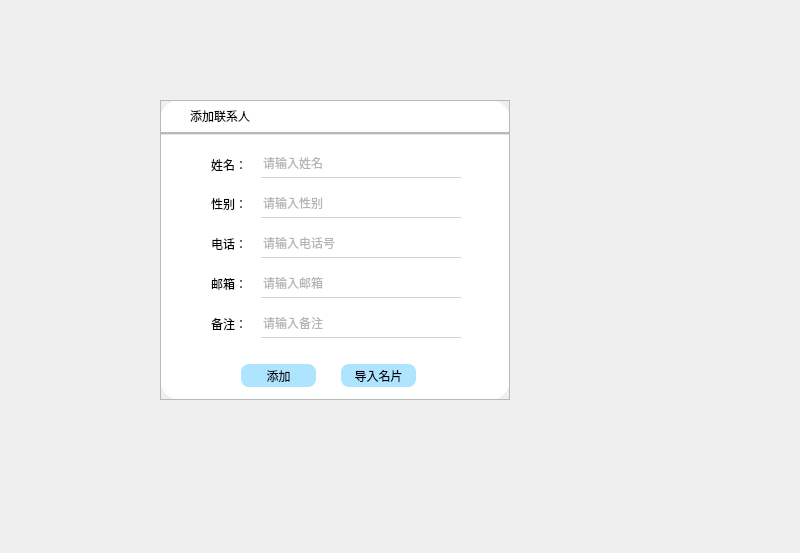
<?xml version="1.0" encoding="UTF-8"?>
<ui version="4.0">
 <class>MainWindow</class>
 <widget class="QMainWindow" name="MainWindow">
  <property name="geometry">
   <rect>
    <x>0</x>
    <y>0</y>
    <width>800</width>
    <height>553</height>
   </rect>
  </property>
  <property name="windowTitle">
   <string>MainWindow</string>
  </property>
  <widget class="QWidget" name="centralwidget">
   <widget class="QFrame" name="frame">
    <property name="geometry">
     <rect>
      <x>160</x>
      <y>100</y>
      <width>350</width>
      <height>300</height>
     </rect>
    </property>
    <property name="minimumSize">
     <size>
      <width>350</width>
      <height>300</height>
     </size>
    </property>
    <property name="styleSheet">
     <string notr="true">#frame{
background-color: rgb(255, 255, 255);
border-radius:20px;
}</string>
    </property>
    <property name="frameShape">
     <enum>QFrame::StyledPanel</enum>
    </property>
    <property name="frameShadow">
     <enum>QFrame::Raised</enum>
    </property>
    <layout class="QVBoxLayout" name="verticalLayout">
     <property name="spacing">
      <number>0</number>
     </property>
     <property name="leftMargin">
      <number>0</number>
     </property>
     <property name="topMargin">
      <number>0</number>
     </property>
     <property name="rightMargin">
      <number>0</number>
     </property>
     <property name="bottomMargin">
      <number>0</number>
     </property>
     <item>
      <widget class="QFrame" name="frame_2">
       <property name="sizePolicy">
        <sizepolicy hsizetype="Preferred" vsizetype="Preferred">
         <horstretch>0</horstretch>
         <verstretch>1</verstretch>
        </sizepolicy>
       </property>
       <property name="styleSheet">
        <string notr="true"/>
       </property>
       <property name="frameShape">
        <enum>QFrame::StyledPanel</enum>
       </property>
       <property name="frameShadow">
        <enum>QFrame::Raised</enum>
       </property>
       <widget class="QLabel" name="label">
        <property name="geometry">
         <rect>
          <x>30</x>
          <y>6</y>
          <width>91</width>
          <height>20</height>
         </rect>
        </property>
        <property name="styleSheet">
         <string notr="true">font: 12pt &quot;幼圆&quot;;</string>
        </property>
        <property name="text">
         <string>添加联系人</string>
        </property>
       </widget>
       <widget class="QPushButton" name="pushButtonClose">
        <property name="geometry">
         <rect>
          <x>308</x>
          <y>0</y>
          <width>41</width>
          <height>33</height>
         </rect>
        </property>
        <property name="cursor">
         <cursorShape>PointingHandCursor</cursorShape>
        </property>
        <property name="styleSheet">
         <string notr="true">QPushButton:hover{
	background-color: rgba(255, 0, 0,180);
	icon-color:white
}
 
QPushButton:pressed
{
	background-color: rgba(255, 0, 0,130);
	padding-left:3px;
	padding-top:3px
}
#pushButtonClose{
border-top-right-radius:16px;
}</string>
        </property>
        <property name="text">
         <string/>
        </property>
        <property name="icon">
         <iconset resource="res.qrc">
          <normaloff>:/icon/phres/icon/colse.png</normaloff>:/icon/phres/icon/colse.png</iconset>
        </property>
        <property name="iconSize">
         <size>
          <width>18</width>
          <height>18</height>
         </size>
        </property>
       </widget>
       <widget class="QLabel" name="label_2">
        <property name="geometry">
         <rect>
          <x>10</x>
          <y>9</y>
          <width>16</width>
          <height>16</height>
         </rect>
        </property>
        <property name="text">
         <string/>
        </property>
        <property name="pixmap">
         <pixmap resource="res.qrc">:/icon/phres/icon/添加增加加入.png</pixmap>
        </property>
        <property name="scaledContents">
         <bool>true</bool>
        </property>
       </widget>
      </widget>
     </item>
     <item>
      <widget class="QFrame" name="frame_3">
       <property name="sizePolicy">
        <sizepolicy hsizetype="Preferred" vsizetype="Preferred">
         <horstretch>0</horstretch>
         <verstretch>8</verstretch>
        </sizepolicy>
       </property>
       <property name="frameShape">
        <enum>QFrame::StyledPanel</enum>
       </property>
       <property name="frameShadow">
        <enum>QFrame::Raised</enum>
       </property>
       <layout class="QHBoxLayout" name="horizontalLayout">
        <property name="spacing">
         <number>0</number>
        </property>
        <property name="leftMargin">
         <number>0</number>
        </property>
        <property name="topMargin">
         <number>0</number>
        </property>
        <property name="rightMargin">
         <number>0</number>
        </property>
        <property name="bottomMargin">
         <number>0</number>
        </property>
        <item>
         <widget class="QFrame" name="frame_4">
          <property name="styleSheet">
           <string notr="true">QLabel{

font: 10pt &quot;幼圆&quot;;

}
QLineEdit{
	background-color: rgba(255, 255, 255, 55);
    border:none;
 	font: 12pt &quot;幼圆&quot;;
	color: rgb(108, 108, 108);
	border-bottom:1px solid rgb(211, 211, 211);
}
QPushButton{
	border-radius:8px;
	font: 10pt &quot;幼圆&quot;;
	background-color: rgba(0, 170, 255,80);
}
QPushButton:hover
{
	border: 1px solid rgb(15 , 150 , 255);
}
 
QPushButton:pressed
{
	border: 1px solid rgb(1 , 84 , 153);
	background-color: rgba(0, 170, 255,125);
	padding-left:3px;
	padding-top:3px;
}
#frame_4{
	border-top:1px solid rgb(229, 229, 229)
}</string>
          </property>
          <property name="frameShape">
           <enum>QFrame::StyledPanel</enum>
          </property>
          <property name="frameShadow">
           <enum>QFrame::Raised</enum>
          </property>
          <widget class="QLineEdit" name="lineEditName">
           <property name="geometry">
            <rect>
             <x>100</x>
             <y>14</y>
             <width>200</width>
             <height>30</height>
            </rect>
           </property>
           <property name="placeholderText">
            <string>请输入姓名</string>
           </property>
          </widget>
          <widget class="QLineEdit" name="lineEditGender">
           <property name="geometry">
            <rect>
             <x>100</x>
             <y>54</y>
             <width>200</width>
             <height>30</height>
            </rect>
           </property>
           <property name="placeholderText">
            <string>请输入性别</string>
           </property>
          </widget>
          <widget class="QLineEdit" name="lineEditNumber">
           <property name="geometry">
            <rect>
             <x>100</x>
             <y>94</y>
             <width>200</width>
             <height>30</height>
            </rect>
           </property>
           <property name="placeholderText">
            <string>请输入电话号</string>
           </property>
          </widget>
          <widget class="QLineEdit" name="lineEditEmail">
           <property name="geometry">
            <rect>
             <x>100</x>
             <y>134</y>
             <width>200</width>
             <height>30</height>
            </rect>
           </property>
           <property name="placeholderText">
            <string>请输入邮箱</string>
           </property>
          </widget>
          <widget class="QLineEdit" name="lineEditText">
           <property name="geometry">
            <rect>
             <x>100</x>
             <y>174</y>
             <width>200</width>
             <height>30</height>
            </rect>
           </property>
           <property name="placeholderText">
            <string>请输入备注</string>
           </property>
          </widget>
          <widget class="QLabel" name="label_3">
           <property name="geometry">
            <rect>
             <x>50</x>
             <y>20</y>
             <width>54</width>
             <height>21</height>
            </rect>
           </property>
           <property name="text">
            <string>姓名：</string>
           </property>
          </widget>
          <widget class="QLabel" name="label_4">
           <property name="geometry">
            <rect>
             <x>50</x>
             <y>60</y>
             <width>54</width>
             <height>20</height>
            </rect>
           </property>
           <property name="text">
            <string>性别：</string>
           </property>
          </widget>
          <widget class="QLabel" name="label_5">
           <property name="geometry">
            <rect>
             <x>50</x>
             <y>100</y>
             <width>54</width>
             <height>20</height>
            </rect>
           </property>
           <property name="text">
            <string>电话：</string>
           </property>
          </widget>
          <widget class="QLabel" name="label_6">
           <property name="geometry">
            <rect>
             <x>50</x>
             <y>140</y>
             <width>54</width>
             <height>20</height>
            </rect>
           </property>
           <property name="text">
            <string>邮箱：</string>
           </property>
          </widget>
          <widget class="QLabel" name="label_7">
           <property name="geometry">
            <rect>
             <x>50</x>
             <y>180</y>
             <width>54</width>
             <height>20</height>
            </rect>
           </property>
           <property name="text">
            <string>备注：</string>
           </property>
          </widget>
          <widget class="QPushButton" name="pushButtonAdd">
           <property name="geometry">
            <rect>
             <x>80</x>
             <y>230</y>
             <width>75</width>
             <height>23</height>
            </rect>
           </property>
           <property name="text">
            <string>添加</string>
           </property>
          </widget>
          <widget class="QStackedWidget" name="stackedWidget">
           <property name="geometry">
            <rect>
             <x>50</x>
             <y>210</y>
             <width>241</width>
             <height>20</height>
            </rect>
           </property>
           <property name="currentIndex">
            <number>0</number>
           </property>
           <widget class="QWidget" name="page0"/>
           <widget class="QWidget" name="page1">
            <widget class="QLabel" name="label_9">
             <property name="geometry">
              <rect>
               <x>80</x>
               <y>0</y>
               <width>121</width>
               <height>16</height>
              </rect>
             </property>
             <property name="styleSheet">
              <string notr="true">color :rgb(255, 0, 0);</string>
             </property>
             <property name="text">
              <string>姓名不能为空</string>
             </property>
            </widget>
           </widget>
           <widget class="QWidget" name="page2">
            <widget class="QLabel" name="label_8">
             <property name="geometry">
              <rect>
               <x>80</x>
               <y>0</y>
               <width>121</width>
               <height>16</height>
              </rect>
             </property>
             <property name="styleSheet">
              <string notr="true">color :rgb(255, 0, 0);</string>
             </property>
             <property name="text">
              <string>该联系人已存在</string>
             </property>
            </widget>
           </widget>
          </widget>
          <widget class="QPushButton" name="pushButtonAddphoto">
           <property name="geometry">
            <rect>
             <x>180</x>
             <y>230</y>
             <width>75</width>
             <height>23</height>
            </rect>
           </property>
           <property name="text">
            <string>导入名片</string>
           </property>
          </widget>
         </widget>
        </item>
       </layout>
      </widget>
     </item>
    </layout>
   </widget>
  </widget>
 </widget>
 <resources>
  <include location="res.qrc"/>
 </resources>
 <connections/>
</ui>
